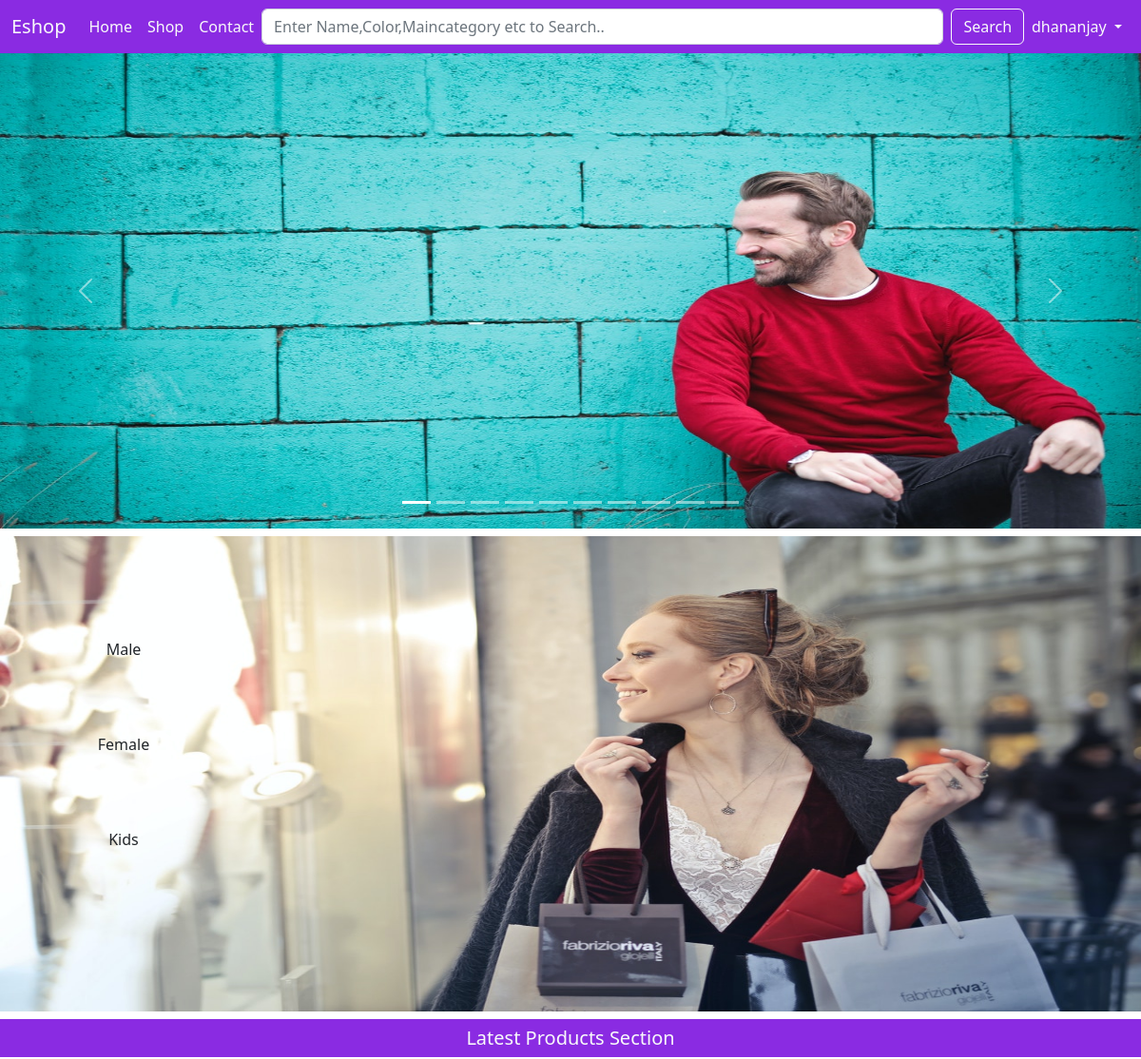
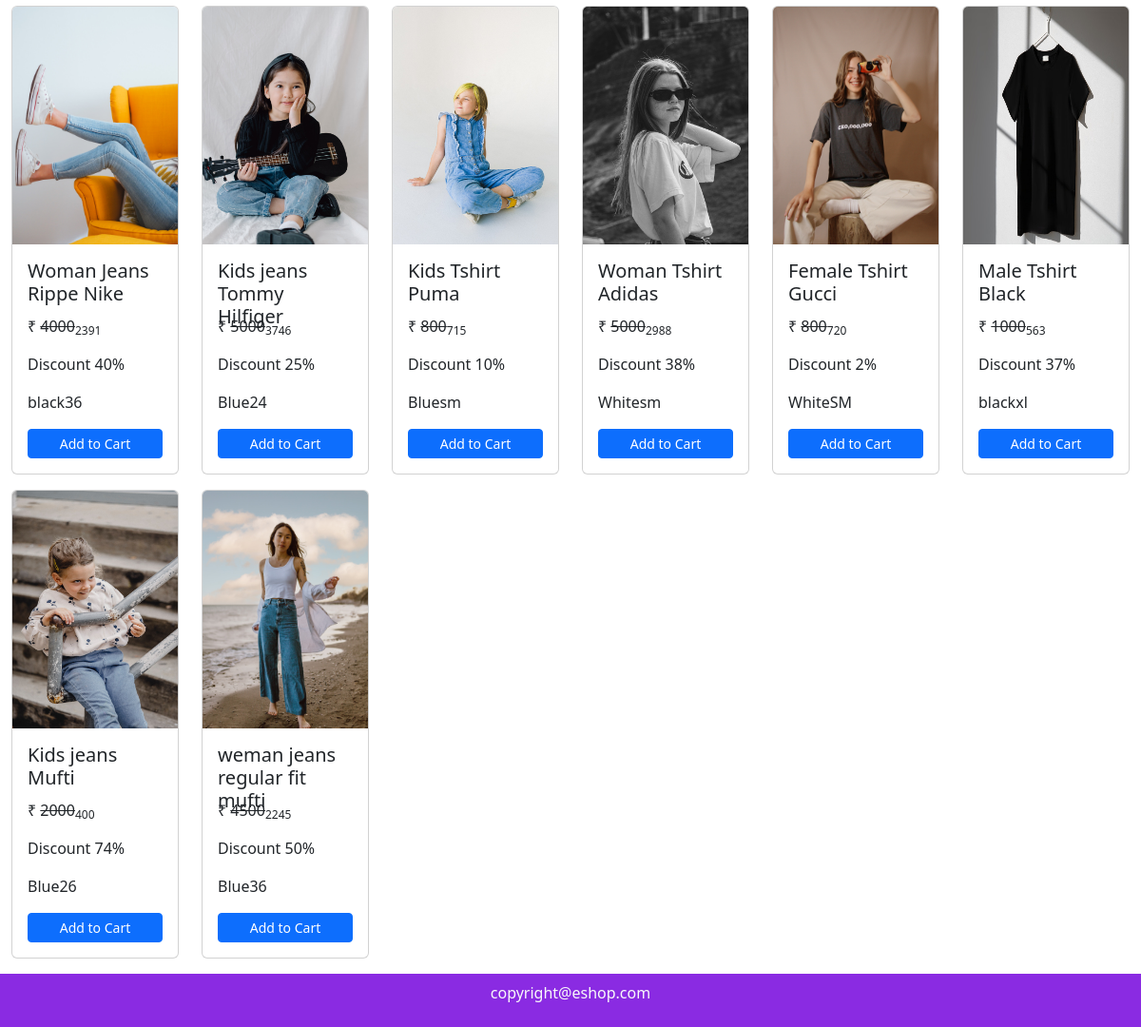
The app's page / (signed in) with its own data (2 pictures, top to bottom).
### mainapp/models.py (models this page shows, shortened)
class Product(models.Model):
    id = models.AutoField(primary_key=True)
    name = models.CharField(max_length=50)
    maincategory = models.ForeignKey(Maincategory,on_delete=models.CASCADE)
    subcategory = models.ForeignKey(Subcategory,on_delete=models.CASCADE)
    brand = models.ForeignKey(Brand,on_delete=models.CASCADE)
    color = models.CharField(max_length=20)
    size = models.CharField(max_length=20)
    stock = models.CharField(max_length=20,default="In Stock",null=True,blank=True)
    description = models.TextField()
    baseprice = models.IntegerField()
    discount = models.IntegerField(default=0,null=True,blank=True)
    finalprice = models.IntegerField()
    pic1 = models.ImageField(upload_to="uploads",default="",null=True,blank=True)
    pic2 = models.ImageField(upload_to="uploads",default="",null=True,blank=True)
    pic3 = models.ImageField(upload_to="uploads",default="",null=True,blank=True)
    pic4 = models.ImageField(upload_to="uploads",default="",null=True,blank=True)

### mainapp/views.py (the view)
# urls.py: path('',views.home),
def home(Request):
  data = Product.objects.all().order_by('id').reverse()[0:8]
  return render(Request,"index.html",{'data':data})

### mainapp/templates/index.html (shortened to what this page needs)
{% load static %}
<!DOCTYPE html>
<html lang="en">
  <head>
    <link rel="stylesheet" href="{% static 'css/style.css' %}" />
    <link
      href="https://cdn.jsdelivr.net/npm/bootstrap@5.2.2/dist/css/bootstrap.min.css"
      rel="stylesheet"
    />
    <link
      rel="stylesheet"
      href="https://cdn.jsdelivr.net/npm/bootstrap-icons@1.3.0/font/bootstrap-icons.css"
    />
  </head>
  <body>
    <nav class="navbar navbar-expand-lg background sticky-top">
      <div class="container-fluid">
        <a class="navbar-brand text-light" href="/">Eshop</a>
        <div class="collapse navbar-collapse" id="navbarSupportedContent">
          <ul class="navbar-nav me-auto mb-2 mb-lg-0">
            <li class="nav-item">
              <a class="nav-link text-light active" aria-current="page" href="/"
                >Home</a
              >
            </li>
            <li class="nav-item">
              <a class="nav-link text-light" href="/shop/All/All/All">Shop</a>
            </li>
            <li class="nav-item">
              <a class="nav-link text-light" href="/contact/">Contact</a>
            </li>
          </ul>
          <form
            class="d-flex w-100"
            role="search"
            action="/search/"
            method="post"
          >
            <input
              class="form-control me-2"
              name="search"
              type="search"
              placeholder="Enter Name,Color,Maincategory etc to Search.."
              aria-label="Search"
            />
            <button class="btn btn-outline-light" type="submit">Search</button>
          </form>
          <ul class="navbar-nav me-auto mb-2 mb-lg-0">
            {% if request.user.is_authenticated %}
            <li class="nav-item dropdown">
              <a
                class="nav-link text-light dropdown-toggle"
                href="#"
                role="button"
                data-bs-toggle="dropdown"
                aria-expanded="false"
              >
                {{request.user.username}}
              </a>
            </li>
            {% else %}
            <li class="nav-item">
              <a class="nav-link text-light" href="/login/">Login</a>
            </li>
            {% endif %}
          </ul>
        </div>
      </div>
    </nav>
     {% block content %}
    <div
      id="carouselExampleIndicators"
      class="carousel slide"
      data-bs-ride="true"
    >
      <div class="carousel-indicators">
        <button
          type="button"
          data-bs-target="#carouselExampleIndicators"
          data-bs-slide-to="0"
          class="active"
          aria-current="true"
          aria-label="Slide 1"
        ></button>
        <button
          type="button"
          data-bs-target="#carouselExampleIndicators"
          data-bs-slide-to="1"
          aria-label="Slide 2"
        ></button>
        <button
          type="button"
          data-bs-target="#carouselExampleIndicators"
          data-bs-slide-to="2"
          aria-label="Slide 3"
        ></button>
        <button
          type="button"
          data-bs-target="#carouselExampleIndicators"
          data-bs-slide-to="3"
          aria-label="Slide 4"
        ></button>
        <button
          type="button"
          data-bs-target="#carouselExampleIndicators"
          data-bs-slide-to="4"
          aria-label="Slide 5"
        ></button>
        <button
          type="button"
          data-bs-target="#carouselExampleIndicators"
          data-bs-slide-to="5"
          aria-label="Slide 6"
        ></button>
        <button
          type="button"
          data-bs-target="#carouselExampleIndicators"
          data-bs-slide-to="6"
          aria-label="Slide 7"
        ></button>
        <button
          type="button"
          data-bs-target="#carouselExampleIndicators"
          data-bs-slide-to="7"
          aria-label="Slide 8"
        ></button>
        <button
          type="button"
          data-bs-target="#carouselExampleIndicators"
          data-bs-slide-to="8"
          aria-label="Slide 9"
        ></button>
        <button
          type="button"
          data-bs-target="#carouselExampleIndicators"
          data-bs-slide-to="9"
          aria-label="Slide 10"
        ></button>
      </div>
      <div class="carousel-inner">
        <div class="carousel-item active">
          <img
            src="{% static 'images/banner1.jpg' %}"
            height="500px"
            class="d-block w-100"
            alt="..."
          />
        </div>
      </div>
      <button
        class="carousel-control-prev"
        type="button"
        data-bs-target="#carouselExampleIndicators"
        data-bs-slide="prev"
      >
        <span class="carousel-control-prev-icon" aria-hidden="true"></span>
      </button>
      <button
        class="carousel-control-next"
        type="button"
        data-bs-target="#carouselExampleIndicators"
        data-bs-slide="next"
      >
        <span class="carousel-control-next-icon" aria-hidden="true"></span>
      </button>
    </div>
    <div class="banner-section mt-2">
      <img
        src="{% static 'images/banner2.jpg' %}"
        width="100%"
        height="500px"
        alt=""
      />
      <a
        href="/shop/Male/All/All"
        class="btn background banner-btn"
        id="banner-btn1"
        >Male</a
      >
      <a
        href="/shop/Female/All/All"
        class="btn background banner-btn"
        id="banner-btn2"
        >Female</a
      >
      <a
        href="/shop/Kids/All/All"
        class="btn background banner-btn"
        id="banner-btn3"
        >Kids</a
      >
    </div>
    <h5 class="background text-center text-light p-2 my-2">
      Latest Products Section
    </h5>
    <div class="container-fluid">
      <div class="row">
        {% for i in data %}
        <div class="col-xl-2 col-lg-3 col-md-4 col-sm-6 col-12 mb-3">
          <div class="card">
            <img
              src="{{i.pic1.url}}"
              height="250px"
              class="card-img-top"
              alt="..."
            />
            <div class="card-body">
              <h5 class="card-title">{{i.name}}</h5>
              <p class="card-text">
                &#8377; <del>{{i.baseprice}}</del><sub>{{i.finalprice}}</sub>
              </p>
              <p class="card-text">Discount {{i.discount}}%</p>
              <p class="card-text">{{i.color}}{{i.size}}</p>
              <a
                href="/single-product/{{i.id}}"
                class="btn btn-primary w-100 btn-sm"
                >Add to Cart</a
              >
            </div>
          </div>
        </div>
        {% endfor %}
      </div>
    </div>
    {% endblock %}
    <footer class="background text-light text-center p-2">
      <p>copyright@eshop.com</p>
    </footer>
  </body>
</html>

### mainapp/static/css/style.css (style rules this page uses)
.background { background-color: blueviolet; }
.banner-btn { width: 200px; position: absolute; left: 30px; padding: 10px; }
.banner-section { position: relative; }
#banner-btn1 { top: 20%; }
#banner-btn2 { top: 40%; }
#banner-btn3 { top: 60%; }
.card-title { height: 50px; }

### records on screen
Product: pic1 (picture), name "Woman Jeans Rippe Nike", baseprice "4000", finalprice "2391", discount "40", color "black", size "36"
Product: pic1 (picture), name "Kids jeans Tommy Hilfiger", baseprice "5000", finalprice "3746", discount "25", color "Blue", size "24"
Product: pic1 (picture), name "Kids Tshirt Puma", baseprice "800", finalprice "715", discount "10", color "Blue", size "sm"
Product: pic1 (picture), name "Woman Tshirt Adidas", baseprice "5000", finalprice "2988", discount "38", color "White", size "sm"
Product: pic1 (picture), name "Female Tshirt Gucci", baseprice "800", finalprice "720", discount "2", color "White", size "SM"
Product: pic1 (picture), name "Male Tshirt Black", baseprice "1000", finalprice "563", discount "37", color "black", size "xl"
Product: pic1 (picture), name "Kids jeans Mufti", baseprice "2000", finalprice "400", discount "74", color "Blue", size "26"
Product: pic1 (picture), name "weman jeans regular fit mufti", baseprice "4500", finalprice "2245", discount "50", color "Blue", size "36"

### other values on screen
{{ request.user.username }} "dhananjay"
